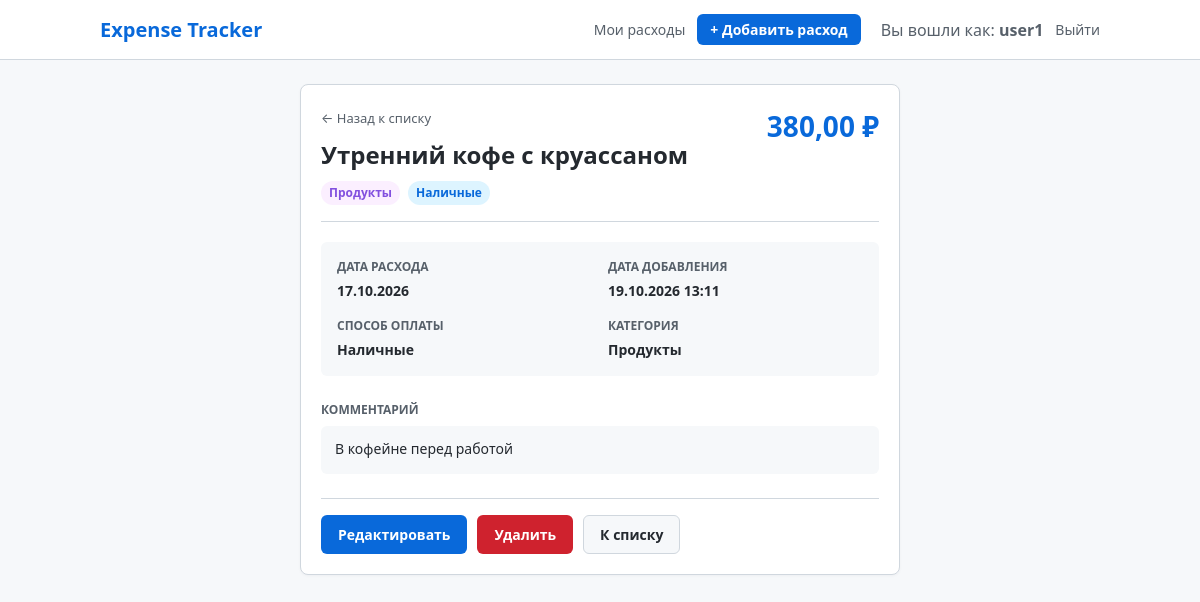
Screenshot of /6/ (signed in) with the database file from the repository.
### expenses/models.py (models this page shows, shortened)
class Expense(models.Model):
    CATEGORY_CHOICES = [
        ("food", "Продукты"),
        ("transport", "Транспорт"),
        ("education", "Обучение"),
        ("entertainment", "Развлечения"),
        ("health", "Здоровье"),
        ("other", "Другое"),
    ]
    PAYMENT_METHOD_CHOICES = [
        ("card", "Карта"),
        ("cash", "Наличные"),
    ]
    title = models.CharField(max_length=200, verbose_name="Название расхода")
    amount = models.DecimalField(max_digits=10, decimal_places=2, verbose_name="Сумма")
    category = models.CharField(max_length=30, choices=CATEGORY_CHOICES, verbose_name="Категория")
    payment_method = models.CharField(max_length=20, choices=PAYMENT_METHOD_CHOICES, verbose_name="Способ оплаты")
    expense_date = models.DateField(verbose_name="Дата расхода")
    comment = models.TextField(blank=True, default="", verbose_name="Комментарий")
    created_at = models.DateTimeField(auto_now_add=True, verbose_name="Дата создания")
    user = models.ForeignKey(settings.AUTH_USER_MODEL, on_delete=models.CASCADE, related_name="expenses", verbose_name="Пользователь")
    class Meta:
        ordering = ["-expense_date", "-created_at"]
        verbose_name = "Расход"
        verbose_name_plural = "Расходы"

### expenses/views.py (the view)
# urls.py: path("<int:pk>/", views.expense_detail, name="detail"),
@login_required
def expense_detail(request: HttpRequest, pk: int) -> HttpResponse:
    expense = get_object_or_404(Expense, pk=pk, user=request.user)
    return render(request, "expenses/expense_detail.html", {"expense": expense})

### templates/expenses/expense_detail.html (shortened to what this page needs)
{% extends 'base.html' %}
{% block content %}
<div class="detail-container">
    <div class="card detail-card">
        <div class="detail-header">
            <div>
                <a href="{% url 'expenses:list' %}" class="back-link">&larr; Назад к списку</a>
                <h1 class="detail-title">{{ expense.title }}</h1>
                <div class="detail-meta">
                    <span class="badge badge-category">{{ expense.get_category_display }}</span>
                    <span class="badge badge-payment">{{ expense.get_payment_method_display }}</span>
                </div>
            </div>
            <div class="detail-amount">{{ expense.amount }} ₽</div>
        </div>
        <div class="detail-grid">
            <div class="detail-item">
                <span class="detail-label">Дата расхода</span>
                <span class="detail-value">{{ expense.expense_date|date:"d.m.Y" }}</span>
            </div>
            <div class="detail-item">
                <span class="detail-label">Дата добавления</span>
                <span class="detail-value">{{ expense.created_at|date:"d.m.Y H:i" }}</span>
            </div>
            <div class="detail-item">
                <span class="detail-label">Способ оплаты</span>
                <span class="detail-value">{{ expense.get_payment_method_display }}</span>
            </div>
            <div class="detail-item">
                <span class="detail-label">Категория</span>
                <span class="detail-value">{{ expense.get_category_display }}</span>
            </div>
        </div>
        <div class="detail-comment-section">
            <span class="detail-label">Комментарий</span>
            <div class="detail-comment">
                {% if expense.comment %}
                    {{ expense.comment|linebreaks }}
                {% else %}
                    <span class="text-muted">Комментарий не указан</span>
                {% endif %}
            </div>
        </div>
        <div class="detail-actions">
            <a href="{% url 'expenses:edit' expense.pk %}" class="btn btn-primary">Редактировать</a>
            <a href="{% url 'expenses:delete' expense.pk %}" class="btn btn-danger">Удалить</a>
            <a href="{% url 'expenses:list' %}" class="btn btn-secondary">К списку</a>
        </div>
    </div>
</div>
{% endblock %}

### templates/_header.html
{% load static %}
<header>
    <div class="nav-container">
        <a href="{% url 'expenses:list' %}" class="brand">Expense Tracker</a>
        <nav>
            {% if user.is_authenticated %}
                <a href="{% url 'expenses:list' %}">Мои расходы</a>
                <a href="{% url 'expenses:create' %}" class="btn btn-primary" style="padding: 4px 12px; color: white;">+ Добавить расход</a>
                <span style="color: #57606a; margin-left: 8px;">Вы вошли как: <strong>{{ user.username }}</strong></span>
                <a href="{% url 'accounts:logout' %}">Выйти</a>
            {% else %}
                <a href="{% url 'accounts:login' %}">Войти</a>
                <a href="{% url 'accounts:register' %}" class="btn btn-primary" style="padding: 4px 12px; color: white;">Регистрация</a>
            {% endif %}
        </nav>
    </div>
</header>

### static/style.css (style rules this page uses)
* { box-sizing: border-box; margin: 0; padding: 0; }
body { font-family: system-ui, -apple-system, "Segoe UI", Roboto, sans-serif; color: #24292f; background-color: #f6f8fa; line-height: 1.5; padding-bottom: 50px; }
header { background-color: #ffffff; border-bottom: 1px solid #d0d7de; padding: 14px 24px; margin-bottom: 24px; }
.nav-container { max-width: 1000px; margin: 0 auto; display: flex; justify-content: space-between; align-items: center; flex-wrap: wrap; gap: 12px; }
.brand { font-size: 20px; font-weight: 700; color: #0969da; text-decoration: none; }
nav { display: flex; align-items: center; gap: 12px; flex-wrap: wrap; }
nav a { color: #57606a; text-decoration: none; font-size: 14px; font-weight: 500; }
.card { background-color: #ffffff; border: 1px solid #d0d7de; border-radius: 8px; padding: 20px; margin-bottom: 20px; box-shadow: 0 1px 3px rgba(31,35,40,0.04); }
.btn { display: inline-block; padding: 8px 16px; font-size: 14px; font-weight: 600; text-align: center; border-radius: 6px; text-decoration: none; cursor: pointer; border: 1px solid transparent; transition: background-color 0.15s ease; }
.btn-primary { background-color: #0969da; color: #ffffff; }
.btn-secondary { background-color: #f6f8fa; color: #24292f; border: 1px solid #d0d7de; }
.btn-danger { background-color: #cf222e; color: #ffffff; }
.badge { display: inline-block; padding: 3px 8px; font-size: 12px; font-weight: 600; border-radius: 12px; background-color: #eaeef2; color: #24292f; }
.badge-category { background-color: #fbefff; color: #8250df; }
.badge-payment { background-color: #ddf4ff; color: #0969da; }
.form-container, .confirm-container, .detail-container, .auth-container { max-width: 600px; margin: 20px auto; }
.detail-header { display: flex; justify-content: space-between; align-items: flex-start; padding-bottom: 16px; border-bottom: 1px solid #d0d7de; margin-bottom: 20px; gap: 16px; }
.back-link { font-size: 13px; color: #57606a; text-decoration: none; display: inline-block; margin-bottom: 8px; }
.detail-title { font-size: 24px; font-weight: 700; margin-bottom: 8px; }
.detail-meta { display: flex; gap: 8px; }
.detail-amount { font-size: 28px; font-weight: 700; color: #0969da; white-space: nowrap; }
.detail-grid { display: grid; grid-template-columns: 1fr 1fr; gap: 16px; margin-bottom: 20px; background-color: #f6f8fa; padding: 16px; border-radius: 6px; }
.detail-item { display: flex; flex-direction: column; }
.detail-label { font-size: 12px; color: #57606a; text-transform: uppercase; font-weight: 600; margin-bottom: 4px; }
.detail-value { font-size: 14px; font-weight: 600; color: #24292f; }
.detail-comment-section { margin-bottom: 24px; }
.detail-comment { margin-top: 6px; background-color: #f6f8fa; padding: 12px 14px; border-radius: 6px; font-size: 14px; min-height: 48px; }
.detail-actions { display: flex; gap: 10px; padding-top: 16px; border-top: 1px solid #d0d7de; }

### rows the page displays
Expense: title "Утренний кофе с круассаном", category "Продукты", payment_method "Наличные", amount "380,00", expense_date "17.10.2026", created_at "19.10.2026 13:11", comment "В кофейне перед работой"

### other values shown
{{ user.username }} "user1"
